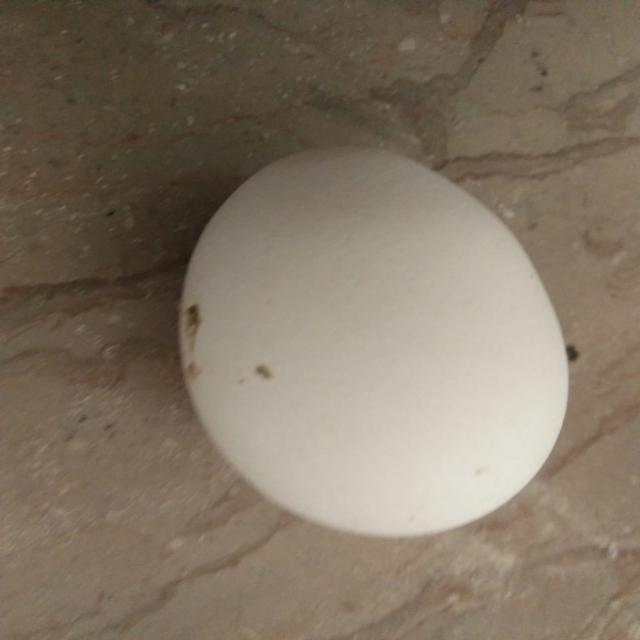
#> input picture data/all_images/not_damaged_100_jpg.rf.5d780a6024004fa2f68741fa56ddf4c9.jpg, 640 x 640 px
$ python -i classical.py   (imports and definitions only)   (older library calls are emulated)
#> lines starting #> are read from the running program, lines starting #| are printed output that depends on the picture; after the words box and inside, x2 and y2 are one past the last pixel; in counts of white or black regions, pixels touching at a corner belong together
import cv2
import numpy as np

# [6 lines left out: function t1_otsu, not called in this run]

def t5_kmeans(bgr, K=4):
    h, w = bgr.shape[:2]
    small = cv2.resize(bgr, (160, 160))
    lab = cv2.cvtColor(small, cv2.COLOR_BGR2LAB)
    data = lab.reshape(-1, 3).astype(np.float32)

    cv2.setRNGSeed(0)
    crit = (cv2.TERM_CRITERIA_EPS + cv2.TERM_CRITERIA_MAX_ITER, 20, 1.0)
    _, labels, centers = cv2.kmeans(data, K, None, crit, 3, cv2.KMEANS_PP_CENTERS)

    egg = int(np.argmax(centers[:, 0]))
    mask = (labels.reshape(160, 160) == egg).astype(np.uint8) * 255
    return cv2.resize(mask, (w, h), interpolation=cv2.INTER_NEAREST)

# [41 lines left out: function t9_select, not called in this run]

def cand_kmeans(bgr, K):
    m = t5_kmeans(bgr, K)
    k = cv2.getStructuringElement(cv2.MORPH_ELLIPSE, (7, 7))
    m = cv2.morphologyEx(m, cv2.MORPH_OPEN, k)
    m = cv2.morphologyEx(m, cv2.MORPH_CLOSE, k)
    n, labels, _, _ = cv2.connectedComponentsWithStats(m)
    return [(labels == i).astype(np.uint8) * 255 for i in range(1, n)]

# [60 lines left out: functions cand_grabcut, cand_edge_ellipse, pick, t12_pool, not called in this run]


def _feats(m, grad, h, w):
    cnts, _ = cv2.findContours(m, cv2.RETR_EXTERNAL, cv2.CHAIN_APPROX_SIMPLE)
    if not cnts:
        return None
    cnt = max(cnts, key=cv2.contourArea)
    area = cv2.contourArea(cnt); frac = area / (h * w)
    if frac < 0.01 or frac > 0.70 or len(cnt) < 5:
        return None
    hull = cv2.contourArea(cv2.convexHull(cnt))
    (ex, ey), (ea, eb), _ = cv2.fitEllipse(cnt)
    ell_area = np.pi * ea * eb / 4
    M = cv2.moments(cnt); cx, cy = M["m10"] / M["m00"], M["m01"] / M["m00"]
    x, y, bw, bh = cv2.boundingRect(cnt)
    pts = cnt[:, 0, :]
    return dict(
        t9=(area / hull if hull else 0)
           - np.hypot((cx - w / 2) / w, (cy - h / 2) / h)
           - (0.3 if (x <= 0 or y <= 0 or x + bw >= w or y + bh >= h) else 0.0),
        bloat=max(0.0, frac - 0.35),
        ell=1 - min(1.0, abs(1 - area / ell_area)) if ell_area else 0,
        edge=float(grad[pts[:, 1], pts[:, 0]].mean()) / 255.0)

def t12b(bgr, thr=0.65, wa=1.5, we=1.5, wg=0.25):
    h, w = bgr.shape[:2]
    gray = cv2.GaussianBlur(cv2.cvtColor(bgr, cv2.COLOR_BGR2GRAY), (5, 5), 0)
    grad = np.hypot(cv2.Sobel(gray, cv2.CV_32F, 1, 0), cv2.Sobel(gray, cv2.CV_32F, 0, 1))
    grad = np.clip(grad / grad.max() * 255, 0, 255)

    def best(comps, extended):
        top, top_s = None, -1e9
        for m in comps:
            f = _feats(m, grad, h, w)
            if f is None:
                continue
            s = f["t9"] + (-wa * f["bloat"] + we * f["ell"] + wg * f["edge"] if extended else 0)
            if s > top_s:
                top, top_s = m, s
        return top, top_s

    m9, s9 = best(cand_kmeans(bgr, 3), False)
    if m9 is not None and s9 >= thr:
        return m9
    pool = []
    for K in (3, 4, 5):
        pool += cand_kmeans(bgr, K)
    pool += cand_grabcut(bgr) + cand_edge_ellipse(bgr)
    m, _ = best(pool, True)
    return m if m is not None else np.zeros((h, w), np.uint8)

>>> import cv2
>>> picture = cv2.imread('../data/all_images/not_damaged_100_jpg.rf.5d780a6024004fa2f68741fa56ddf4c9.jpg')
#> picture is the input picture: shape (640, 640, 3); mean B, G, R 101.5, 117.4, 130.5
>>> result = t12b(picture)
#> in t12b, `gray = cv2.GaussianBlur(cv2.cvtColor(bgr, cv2.COLOR_BGR2GRAY), (5, 5),..`:
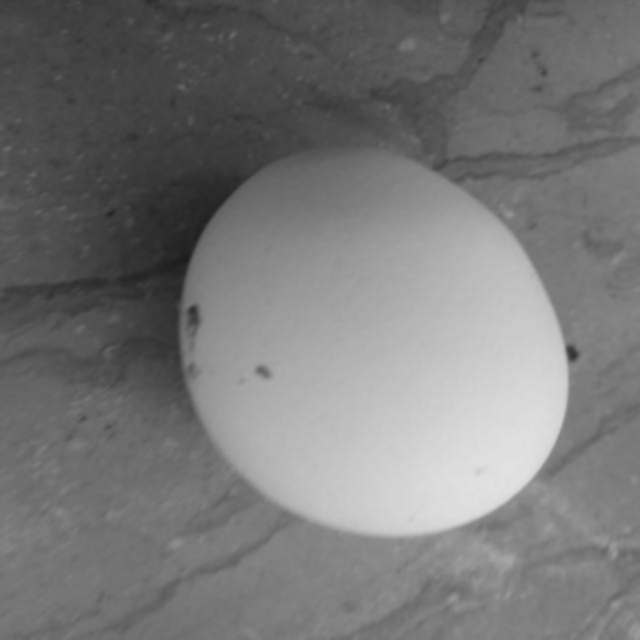
#> gray: shape (640, 640); min 25, max 226, mean 119.5
#> in t12b, `grad = np.hypot(cv2.Sobel(gray, cv2.CV_32F, 1, 0), cv2.Sobel(gray, cv2..`:
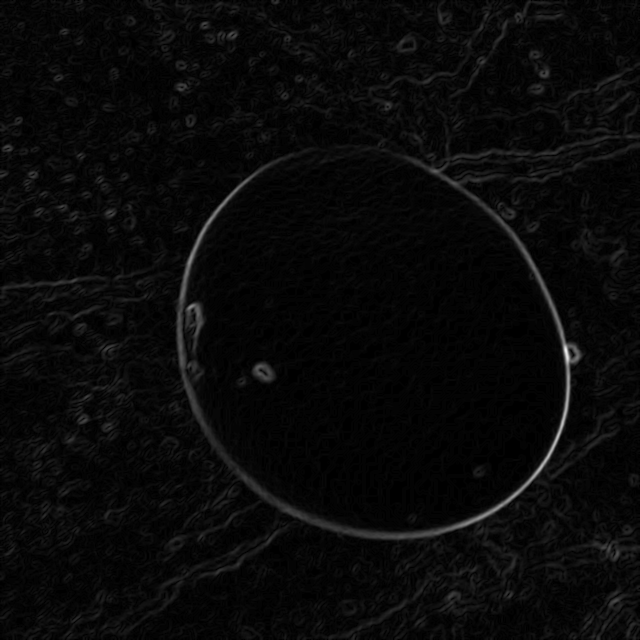
#> grad: shape (640, 640) float32; min 0, max 235.1, mean 9.3
#> in t5_kmeans, `lab = cv2.cvtColor(small, cv2.COLOR_BGR2LAB)`: lab: shape (160, 160, 3); mean of channels 0, 1, 2 126.8, 130.5, 138.8
#> in t5_kmeans, `_, labels, centers = cv2.kmeans(data, K, None, crit, 3, cv2.KMEANS_PP_..`: centers = [[195.5, 128.7, 135.5], [128.4, 131, 139.8], [77.3, 130.8, 139.5]]
#> in t5_kmeans, `egg = int(np.argmax(centers[:, 0]))`: egg = 0
#> in t5_kmeans, `mask = (labels.reshape(160, 160) == egg).astype(np.uint8) * 255`:
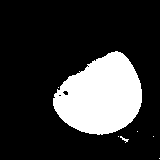
#> mask: shape (160, 160); 20.6% white; 7 white regions (5 under 20 px), largest, box (x1, y1, x2, y2) and area: (53, 51, 142, 135) 5246, (120, 136, 129, 143) 22
#> in t5_kmeans, `return cv2.resize(mask, (w, h), interpolation=cv2.INTER_NEAREST)`:
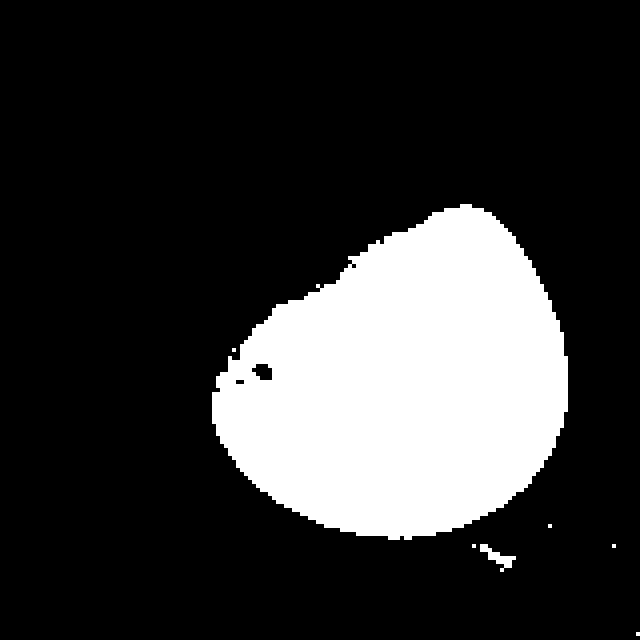
#> returned value: shape (640, 640); 20.6% white; 7 white regions (5 under 20 px), largest, box (x1, y1, x2, y2) and area: (212, 204, 568, 540) 83936, (480, 544, 516, 572) 352
#> in cand_kmeans, `m = cv2.morphologyEx(m, cv2.MORPH_OPEN, k)`:
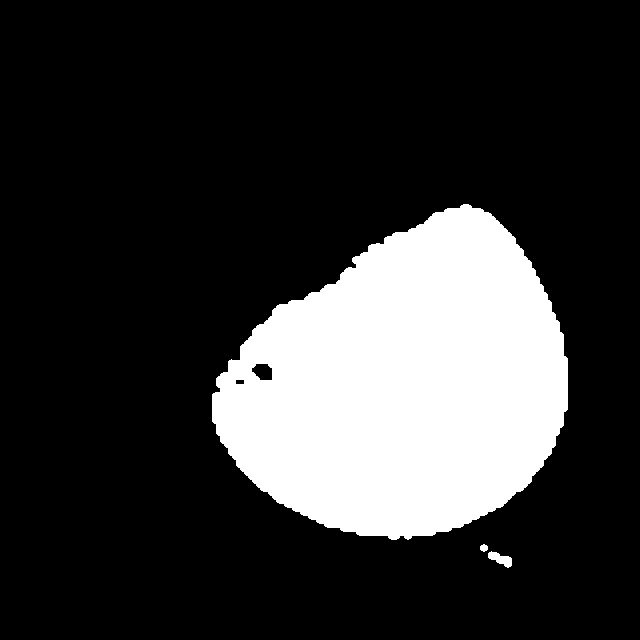
#> m: shape (640, 640); 20.4% white; 3 white regions, box (x1, y1, x2, y2) and area: (212, 204, 568, 540) 83488, (488, 551, 512, 568) 216, (480, 544, 488, 552) 48
#> in cand_kmeans, `m = cv2.morphologyEx(m, cv2.MORPH_CLOSE, k)`: m: shape (640, 640); 20.5% white; 2 white regions, box (x1, y1, x2, y2) and area: (212, 204, 568, 540) 83712, (480, 544, 512, 568) 285
#> in cand_kmeans, `n, labels, _, _ = cv2.connectedComponentsWithStats(m)`:
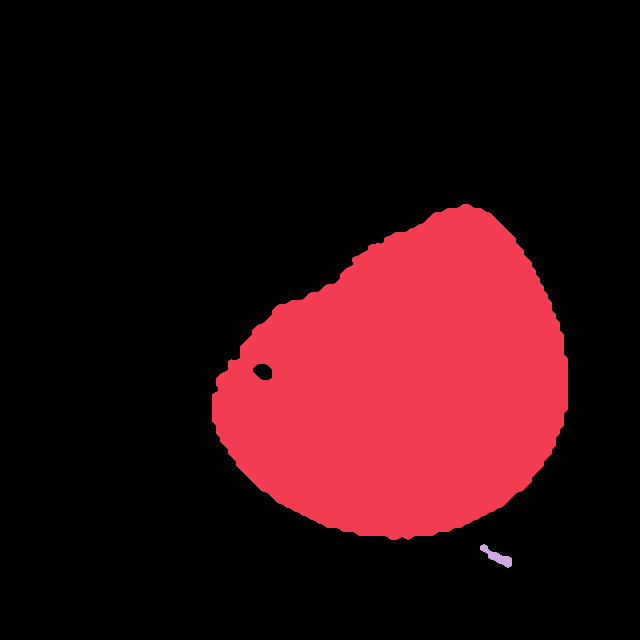
#> labels: shape (640, 640) int32; 3 distinct labels, from 0 to 2; one colour per label, 0 black
#> in cand_kmeans, `n, labels, _, _ = cv2.connectedComponentsWithStats(m)`: n = 3
#> in best, `top, top_s = None, -1e9`: top_s = -1e+09
#> the loop in best, `for m in comps:` made 2 passes
#> (area in _feats, frac in _feats, hull in _feats, ex in _feats, ey in _feats, ea in _feats, eb in _feats, ell_area in _feats) on pass 1: (83462, 0.204, 85249, 409.8, 382.2, 294.9, 376.2, 87122)
#> (area in _feats, frac in _feats) on pass 2: (245.5, 0.000599)
#> pass 1, in best, `top, top_s = m, s`:
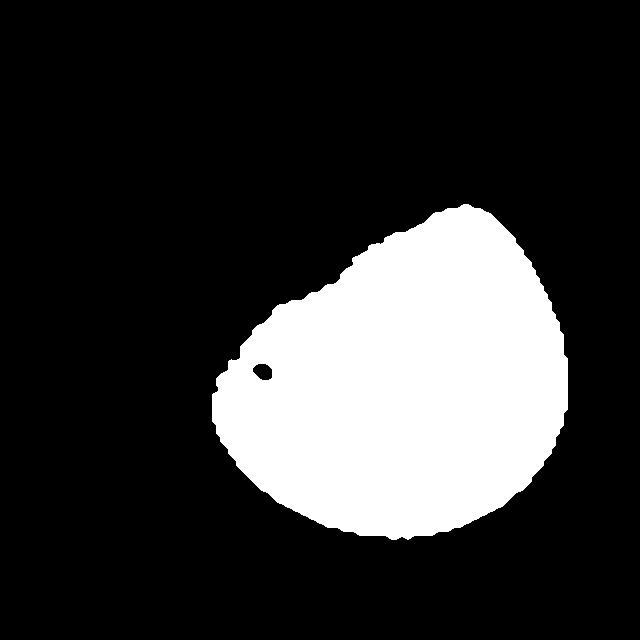
#> top: shape (640, 640); 20.4% white; 1 white region, box (x1, y1, x2, y2) and area: (212, 204, 568, 540) 83712
#> after the loop in best, `for m in comps:`: top_s = 0.815

$ run again, on data/all_images/not_damaged_101_jpg.rf.479d12a2b41a5ec6d718dcdabd14b0c9.jpg
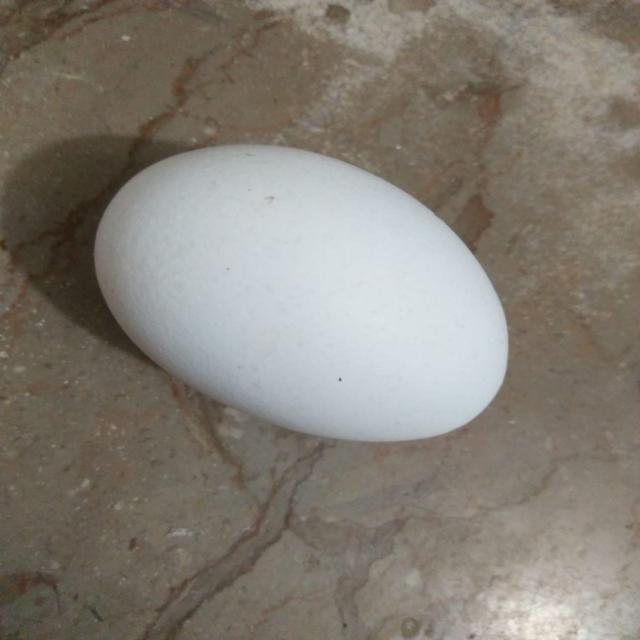
#> input picture data/all_images/not_damaged_101_jpg.rf.479d12a2b41a5ec6d718dcdabd14b0c9.jpg, 640 x 640 px
#> picture is the input picture: shape (640, 640, 3); mean B, G, R 117.3, 126.4, 132.2
#> lab: shape (160, 160, 3); mean of channels 0, 1, 2 134.7, 128.8, 134.1
#> centers = [[205.7, 126.8, 125.8], [99.17, 129.6, 137.5], [135.1, 129, 134.9]]
#> egg = 0
#> mask: shape (160, 160); 21.7% white; 5 white regions (3 under 20 px), largest, box (x1, y1, x2, y2) and area: (34, 37, 127, 110) 4893, (115, 139, 160, 160) 660
#> in cand_kmeans, `n, labels, _, _ = cv2.connectedComponentsWithStats(m)`:
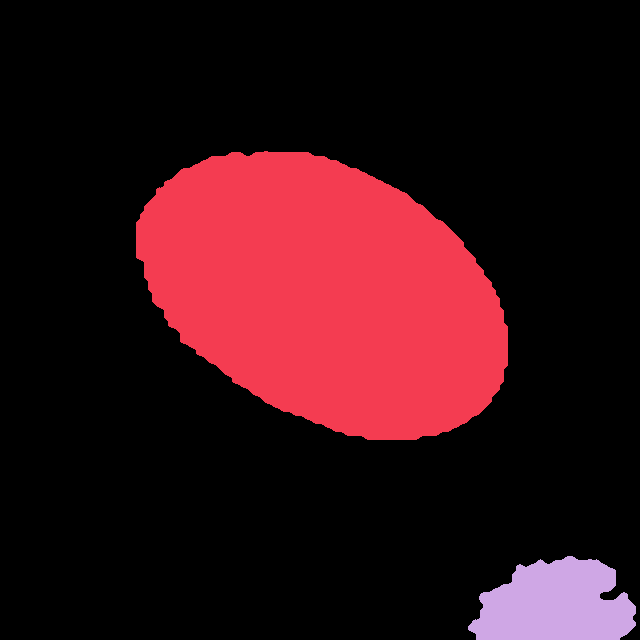
#> labels: shape (640, 640) int32; 3 distinct labels, from 0 to 2; one colour per label, 0 black
#> n = 3
#> in best, `top, top_s = None, -1e9`: top_s = -1e+09
#> the loop in best, `for m in comps:` made 2 passes
#> (area in _feats, frac in _feats, hull in _feats, ex in _feats, ey in _feats, ea in _feats, eb in _feats, ell_area in _feats) on pass 1: (77601, 0.189, 78690, 326.2, 293.3, 249.2, 397.4, 77765.2)
#> pass 1, in best, `top, top_s = m, s`:
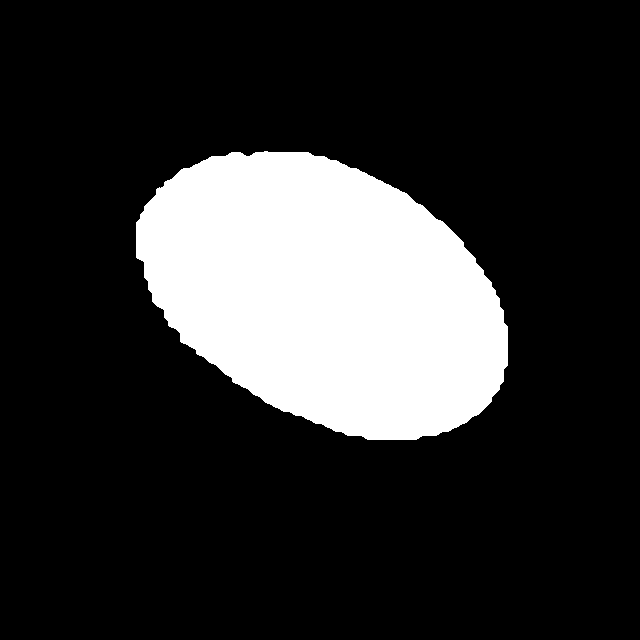
#> top: shape (640, 640); 19.1% white; 1 white region, box (x1, y1, x2, y2) and area: (136, 151, 508, 440) 78076
#> after the loop in best, `for m in comps:`: top_s = 0.944

$ run again, on data/all_images/not_damaged_102_jpg.rf.8d754cbc174c6cb6fb1b5c1929edcbb1.jpg
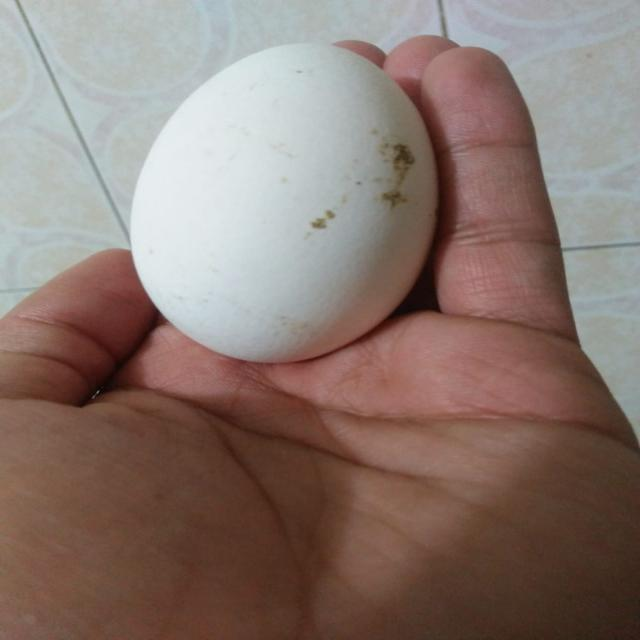
#> input picture data/all_images/not_damaged_102_jpg.rf.8d754cbc174c6cb6fb1b5c1929edcbb1.jpg, 640 x 640 px
#> picture is the input picture: shape (640, 640, 3); mean B, G, R 112.2, 119.3, 137.6
#> lab: shape (160, 160, 3); mean of channels 0, 1, 2 130.4, 135, 135.6
#> centers = [[194.4, 125.5, 126.8], [67.78, 140.5, 141.8], [117.4, 141, 139.9]]
#> egg = 0
#> in t5_kmeans, `mask = (labels.reshape(160, 160) == egg).astype(np.uint8) * 255`:
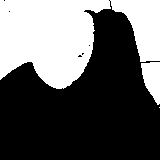
#> mask: shape (160, 160); 37.5% white; 3 white regions (1 under 20 px), largest, box (x1, y1, x2, y2) and area: (0, 0, 160, 89) 9024, (141, 62, 160, 105) 566
#> labels: shape (640, 640) int32; values 0 (black) and 1 (white), 37.5% white; 1 white region, box (x1, y1, x2, y2) and area: (0, 0, 640, 420) 153611
#> n = 2
#> in best, `top, top_s = None, -1e9`: top_s = -1e+09
#> the loop in best, `for m in comps:` made 1 pass
#> (area in _feats, frac in _feats, hull in _feats, ex in _feats, ey in _feats, ea in _feats, eb in _feats, ell_area in _feats) on pass 1: (152614, 0.373, 236185.5, 302.9, 192.9, 351.6, 800, 220938.2)
#> after the loop in best, `for m in comps:`: top_s = 0.0769
#> the loop in t12b, `for K in (3, 4, 5):` made 3 passes
#> n in cand_kmeans on passes 1 to 3: 2, 7, 5
#> in cand_edge_ellipse, `edges = cv2.dilate(edges, np.ones((3, 3), np.uint8))`:
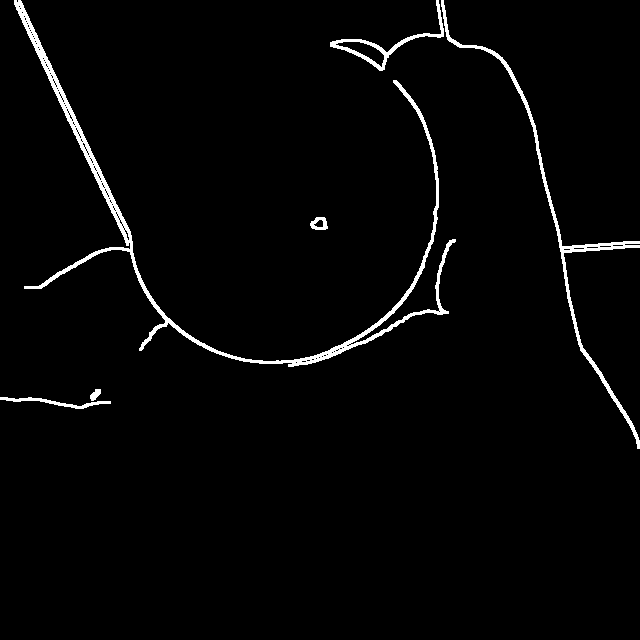
#> edges: shape (640, 640); 2.3% white; 6 white regions
#> in cand_edge_ellipse, `cnts, _ = cv2.findContours(edges, cv2.RETR_LIST, cv2.CHAIN_APPROX_SIMP..`: cnts = 129 contours, 116 with area under 20; largest, box (x1, y1, x2, y2) and area: (14, 0, 456, 367) 4880, (441, 0, 640, 449) 1821, (330, 0, 444, 71) 1110, (335, 41, 385, 68) 486, (0, 397, 111, 409) 258
#> the loop in cand_edge_ellipse, `for c in cnts:` made 129 passes
#> after the loop in cand_edge_ellipse, `for c in cnts:`: out = []
#> in t12b, `pool += cand_grabcut(bgr) + cand_edge_ellipse(bgr)`: pool = 12 items
#> the loop in best (call 2), `for m in comps:` made 12 passes
#> (area in _feats, frac in _feats, hull in _feats, ex in _feats, ey in _feats, ea in _feats, eb in _feats, ell_area in _feats) on passes 1, 4: (152614, 0.373, 236185.5, 302.9, 192.9, 351.6, 800, 220938.2), (35228.5, 0.086, 36315, 222.8, 186.9, 156.1, 293.8, 36012.3)
